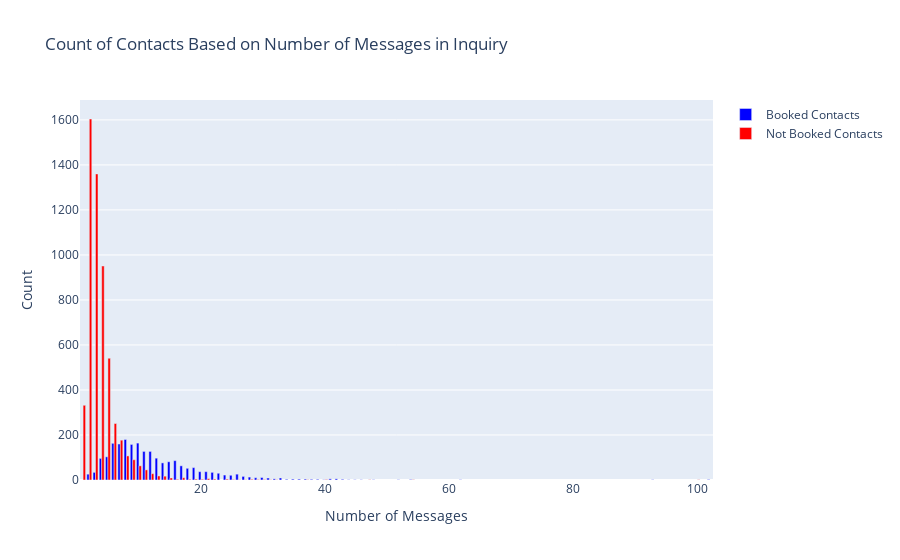

Notebook code cell kept with this figure:
### Code cell
query_messages_booked = '''
    SELECT c.n_messages, COUNT(*) AS num_contacts_booked
    FROM contacts c
    WHERE c.ts_booking_at IS NOT NULL
    GROUP BY c.n_messages
'''

query_messages_not_booked = '''
    SELECT c.n_messages, COUNT(*) AS num_contacts_not_booked
    FROM contacts c
    WHERE c.ts_booking_at IS NULL
    GROUP BY c.n_messages
'''

cursor.execute(query_messages_booked)
res_messages_booked = cursor.fetchall()

cursor.execute(query_messages_not_booked)
res_messages_not_booked = cursor.fetchall()

messages_booked = {result[0]: result[1] for result in res_messages_booked}
messages_not_booked = {result[0]: result[1] for result in res_messages_not_booked}

fig = go.Figure()

fig.add_trace(go.Bar(x=list(messages_booked.keys()), y=list(messages_booked.values()), name='Booked Contacts', marker_color='blue'))
fig.add_trace(go.Bar(x=list(messages_not_booked.keys()), y=list(messages_not_booked.values()), name='Not Booked Contacts', marker_color='red'))

fig.update_layout(
    title='Count of Contacts Based on Number of Messages in Inquiry',
    xaxis_title='Number of Messages',
    yaxis_title='Count',
    barmode='group',
)

fig.show()

### Figure 1 — Plotly figure (JSON) as saved in the notebook; plotly's stock layout.template omitted (floating-point values rounded to 4 significant figures)
{"data": [{"marker": {"color": "blue"}, "name": "Booked Contacts", "type": "bar", "x": [13, 10, 14, 26, 6, 7, 20, 8, 11, 16, 19, 12, 35, 28, 41, 24, 4, 17, 18, 9, 5, 3, 15, 23, 2, 25, 29, 33, 21, 30, 54, 27, 34, 38, 22, 36, 31, 39, 42, 93, 32, 52, 102, 44, 43, 46, 37, 40, 62, 45, 48], "y": [97, 164, 76, 26, 163, 160, 37, 180, 127, 86, 55, 127, 4, 13, 5, 22, 96, 63, 52, 158, 103, 34, 81, 30, 26, 21, 10, 9, 37, 11, 2, 16, 3, 3, 34, 4, 9, 3, 5, 1, 5, 1, 2, 1, 3, 1, 4, 1, 1, 1, 1]}, {"marker": {"color": "red"}, "name": "Not Booked Contacts", "type": "bar", "x": [3, 2, 6, 4, 5, 1, 9, 8, 12, 7, 11, 13, 16, 15, 10, 21, 32, 22, 18, 28, 40, 14, 47, 27, 31, 26, 19, 24, 17, 37, 29, 30, 25, 20, 100, 54], "y": [1360, 1604, 251, 951, 541, 332, 90, 107, 28, 177, 45, 18, 3, 9, 63, 6, 1, 4, 3, 3, 2, 17, 1, 1, 1, 1, 4, 4, 10, 1, 2, 2, 2, 3, 1, 1]}], "layout": {"barmode": "group", "title": {"text": "Count of Contacts Based on Number of Messages in Inquiry"}, "xaxis": {"title": {"text": "Number of Messages"}}, "yaxis": {"title": {"text": "Count"}}}}
